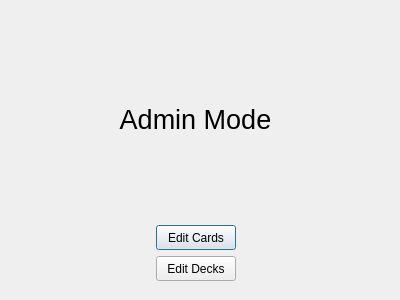
<?xml version="1.0" encoding="UTF-8"?>
<ui version="4.0">
 <class>Dialog</class>
 <widget class="QDialog" name="Dialog">
  <property name="geometry">
   <rect>
    <x>0</x>
    <y>0</y>
    <width>400</width>
    <height>300</height>
   </rect>
  </property>
  <property name="windowTitle">
   <string>Dialog</string>
  </property>
  <widget class="QWidget" name="">
   <property name="geometry">
    <rect>
     <x>30</x>
     <y>20</y>
     <width>331</width>
     <height>261</height>
    </rect>
   </property>
   <layout class="QGridLayout" name="gridLayout">
    <item row="1" column="0">
     <spacer name="horizontalSpacer">
      <property name="orientation">
       <enum>Qt::Horizontal</enum>
      </property>
      <property name="sizeHint" stdset="0">
       <size>
        <width>40</width>
        <height>20</height>
       </size>
      </property>
     </spacer>
    </item>
    <item row="1" column="1">
     <widget class="QPushButton" name="edit_cards_button">
      <property name="maximumSize">
       <size>
        <width>80</width>
        <height>25</height>
       </size>
      </property>
      <property name="layoutDirection">
       <enum>Qt::LeftToRight</enum>
      </property>
      <property name="text">
       <string>Edit Cards</string>
      </property>
     </widget>
    </item>
    <item row="2" column="1">
     <widget class="QPushButton" name="edit_decks_button">
      <property name="maximumSize">
       <size>
        <width>80</width>
        <height>25</height>
       </size>
      </property>
      <property name="text">
       <string>Edit Decks</string>
      </property>
     </widget>
    </item>
    <item row="2" column="0">
     <spacer name="horizontalSpacer_2">
      <property name="orientation">
       <enum>Qt::Horizontal</enum>
      </property>
      <property name="sizeHint" stdset="0">
       <size>
        <width>40</width>
        <height>20</height>
       </size>
      </property>
     </spacer>
    </item>
    <item row="1" column="2">
     <spacer name="horizontalSpacer_3">
      <property name="orientation">
       <enum>Qt::Horizontal</enum>
      </property>
      <property name="sizeHint" stdset="0">
       <size>
        <width>40</width>
        <height>20</height>
       </size>
      </property>
     </spacer>
    </item>
    <item row="2" column="2">
     <spacer name="horizontalSpacer_4">
      <property name="orientation">
       <enum>Qt::Horizontal</enum>
      </property>
      <property name="sizeHint" stdset="0">
       <size>
        <width>40</width>
        <height>20</height>
       </size>
      </property>
     </spacer>
    </item>
    <item row="0" column="0" colspan="3">
     <widget class="QLabel" name="admin_mode_label">
      <property name="font">
       <font>
        <pointsize>20</pointsize>
       </font>
      </property>
      <property name="text">
       <string>Admin Mode</string>
      </property>
      <property name="alignment">
       <set>Qt::AlignCenter</set>
      </property>
     </widget>
    </item>
   </layout>
  </widget>
 </widget>
 <resources/>
 <connections/>
</ui>
